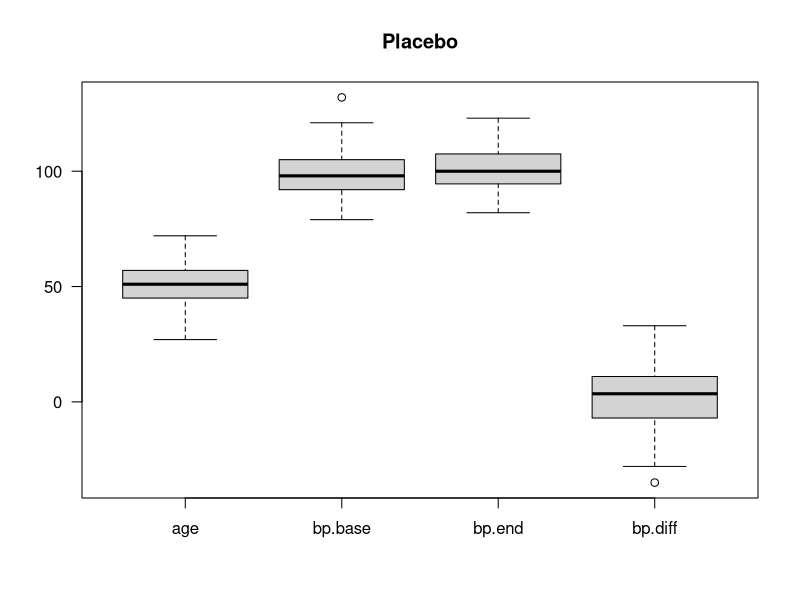
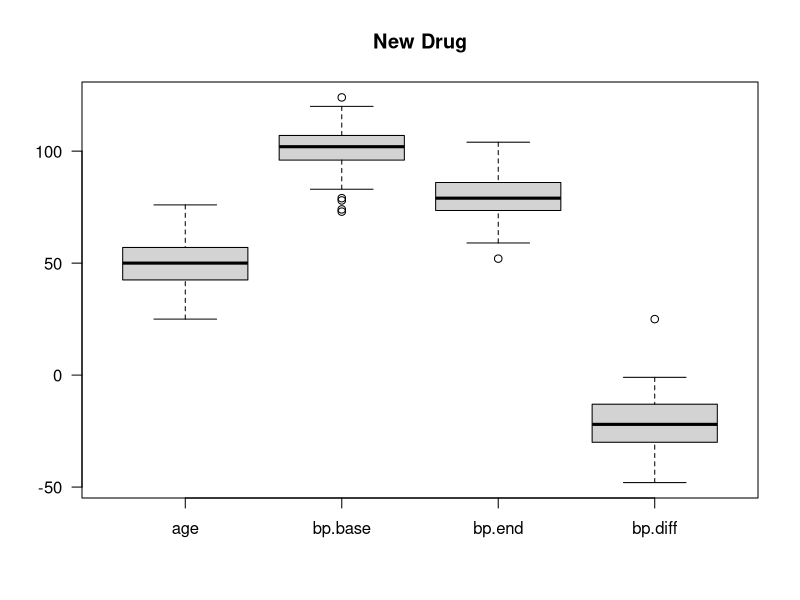
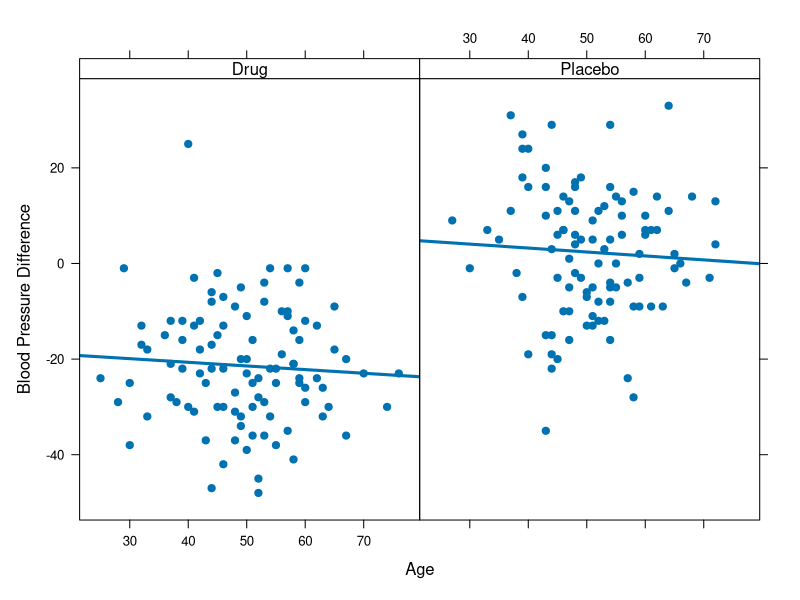
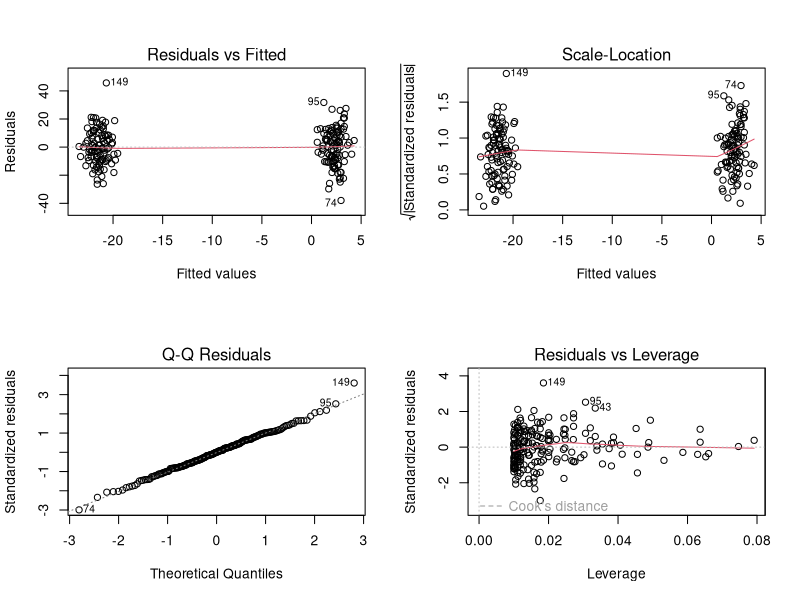

Generate these figures, in order, with R:
## ---- chunk 1
n      = 100
mu     = 100
sd     = 10
mu.d   = 20
age.mu = 50
age.sd = 10
## ---- chunk 2
# setting seed for random number generation
set.seed(123)

age         = rnorm(n, age.mu, age.sd)
bp.base     = rnorm(n,mu,sd)
bp.end      = rnorm(n,mu,sd)
# take the difference between endpoint and baseline
bp.diff     = bp.end-bp.base
# put the data together using "cbind" to column-bind
dat4placebo = round(cbind(age,bp.base,bp.end,bp.diff))
head(dat4placebo)
## ---- chunk 3
age      = rnorm(n, age.mu, age.sd)
bp.base  = rnorm(n,mu,sd)
bp.end   = rnorm(n,mu-mu.d,sd)
bp.diff  = bp.end-bp.base
dat4drug = round(cbind(age,bp.base,bp.end,bp.diff))
head(dat4drug)
## ---- chunk 4
# dataframe holding all data
dat     = data.frame(rbind(dat4placebo,dat4drug))
#  "trt" as a factor for treatment.
dat$trt = as.factor(rep(c("Placebo", "Drug"), each=n))
head(dat)
## ---- chunk 5
boxplot(dat4placebo, las=1, main="Placebo")
## ---- chunk 6
boxplot(dat4drug, las=1, main="New Drug")
## ---- chunk 7
#load the lattice library
library(lattice)
# call xyplot function and print it
print(xyplot(bp.diff~age|trt, data=dat,xlab="Age", 
strip=strip.custom(bg="white"), 
ylab="Blood Pressure Difference",lwd=3,cex=1.3,pch=20,
type=c("p", "r")))

## ---- chunk 8
lm1 = lm(bp.diff~trt*age, data=dat)
summary(lm1)
## ---- chunk 9
layout(matrix(1:4, nrow=2))
plot(lm1)
